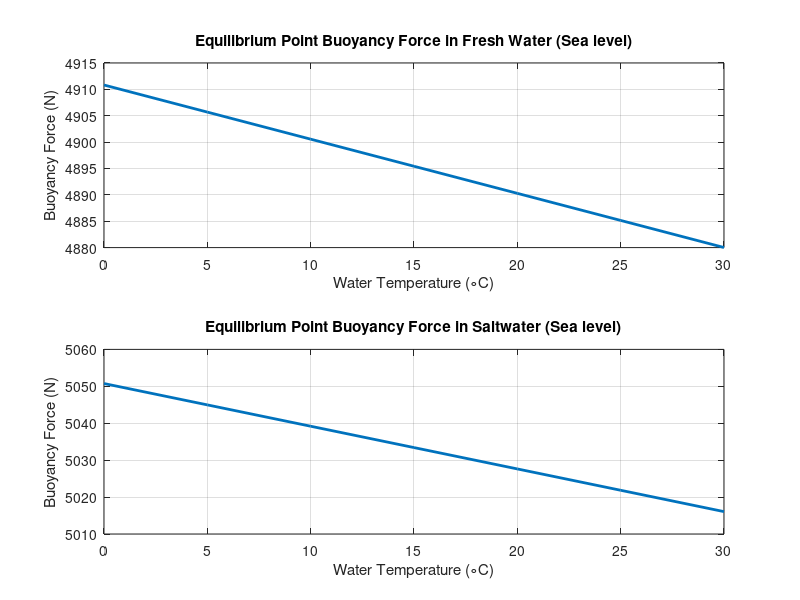

Here is the MATLAB script that generated this plot:
% Constants
g = 9.81;              % Acceleration due to gravity (m/s^2)
mass = 0.5;            % Assume a constant mass for the robot (kg)

% Density range for fresh water at different temperatures
temperature_range = 0:5:30; % Temperature in degrees Celsius
rho_freshwater = 997 * (1 - 0.00021 * (temperature_range - 20)); % Density of fresh water (kg/m^3)

% Density range for saltwater at different temperatures
rho_saltwater = 1025 * (1 - 0.00023 * (temperature_range - 20)); % Density of saltwater (kg/m^3)

% Buoyancy force calculation for fresh water and saltwater at different temperatures
buoyancy_freshwater = rho_freshwater * mass * g;
buoyancy_saltwater = rho_saltwater * mass * g;

% Plotting
figure;

% Plot for fresh water
subplot(2,1,1);
plot(temperature_range, buoyancy_freshwater, 'LineWidth', 2);
xlabel('Water Temperature (\circC)');
ylabel('Buoyancy Force (N)');
title('Equilibrium Point Buoyancy Force in Fresh Water (Sea level)');
grid on;

% Plot for saltwater
subplot(2,1,2);
plot(temperature_range, buoyancy_saltwater, 'LineWidth', 2);
xlabel('Water Temperature (\circC)');
ylabel('Buoyancy Force (N)');
title('Equilibrium Point Buoyancy Force in Saltwater (Sea level)');
grid on;
